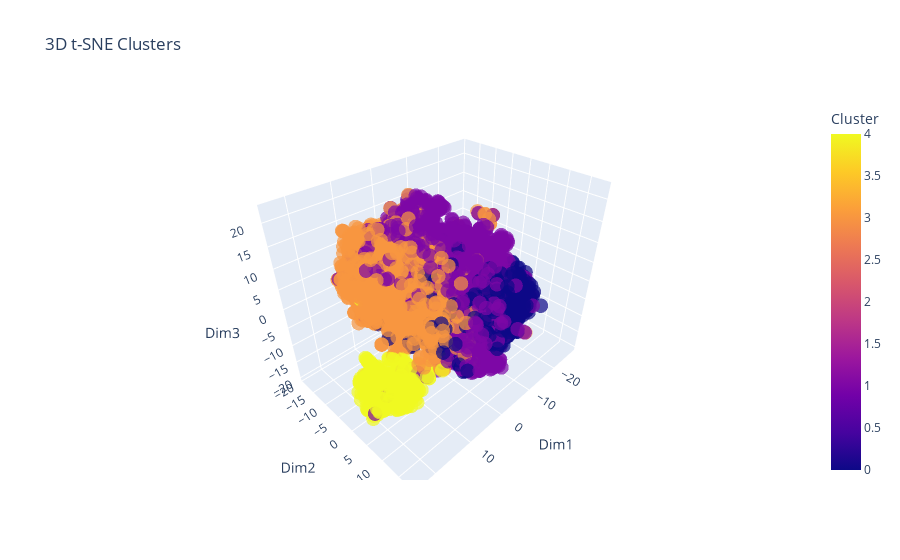

The cell this chart's notebook holds for it:
### Markdown cell above
While we do notice some clusters, they're not very well defined, so next we'll try and visualize them in 3d to see if that allows us to better see the clusters.

### Code cell
from sklearn.manifold import TSNE
import pandas as pd

X_scaled_sampled = X_scaled[indices]

# Run 3D t-SNE
tsne_3d = TSNE(n_components=3, perplexity=30, random_state=42)
X_tsne_3d = tsne_3d.fit_transform(X_scaled_sampled)

# Reset indices to align with the cluster labels
df_sampled_reset_indexes = df_sampled.reset_index(drop=True)

df_tsne = pd.DataFrame(X_tsne_3d, columns=['Dim1', 'Dim2', 'Dim3'])
df_tsne['Cluster'] = df_sampled_reset_indexes['xmeans_cluster']

fig = px.scatter_3d(
    df_tsne,
    x='Dim1',
    y='Dim2',
    z='Dim3',
    color='Cluster',
    title='3D t-SNE Clusters',
    labels={'Cluster': 'Cluster'},
    opacity=0.7
)

fig.update_traces(marker=dict(size=5))
fig.update_layout(scene=dict(
    xaxis_title='Dim1',
    yaxis_title='Dim2',
    zaxis_title='Dim3'
))
fig.show()

### Figure 1 — Plotly figure (JSON) as saved in the notebook; plotly's stock layout.template omitted (floating-point values rounded to 4 significant figures; data arrays with more than 128 entries replaced by an {"elided": "..."} marker saying what was removed)
{"data": [{"hovertemplate": "Dim1=%{x}<br>Dim2=%{y}<br>Dim3=%{z}<br>Cluster=%{marker.color}<extra></extra>", "legendgroup": "", "marker": {"color": {"elided": "5763 int values"}, "coloraxis": "coloraxis", "opacity": 0.7, "size": 5, "symbol": "circle"}, "mode": "markers", "name": "", "scene": "scene", "showlegend": false, "type": "scatter3d", "x": {"elided": "5763 float values"}, "y": {"elided": "5763 float values"}, "z": {"elided": "5763 float values"}}], "layout": {"coloraxis": {"colorbar": {"title": {"text": "Cluster"}}, "colorscale": [[0, "#0d0887"], [0.1111, "#46039f"], [0.2222, "#7201a8"], [0.3333, "#9c179e"], [0.4444, "#bd3786"], [0.5556, "#d8576b"], [0.6667, "#ed7953"], [0.7778, "#fb9f3a"], [0.8889, "#fdca26"], [1, "#f0f921"]]}, "legend": {"tracegroupgap": 0}, "scene": {"domain": {"x": [0, 1], "y": [0, 1]}, "xaxis": {"title": {"text": "Dim1"}}, "yaxis": {"title": {"text": "Dim2"}}, "zaxis": {"title": {"text": "Dim3"}}}, "title": {"text": "3D t-SNE Clusters"}}}
